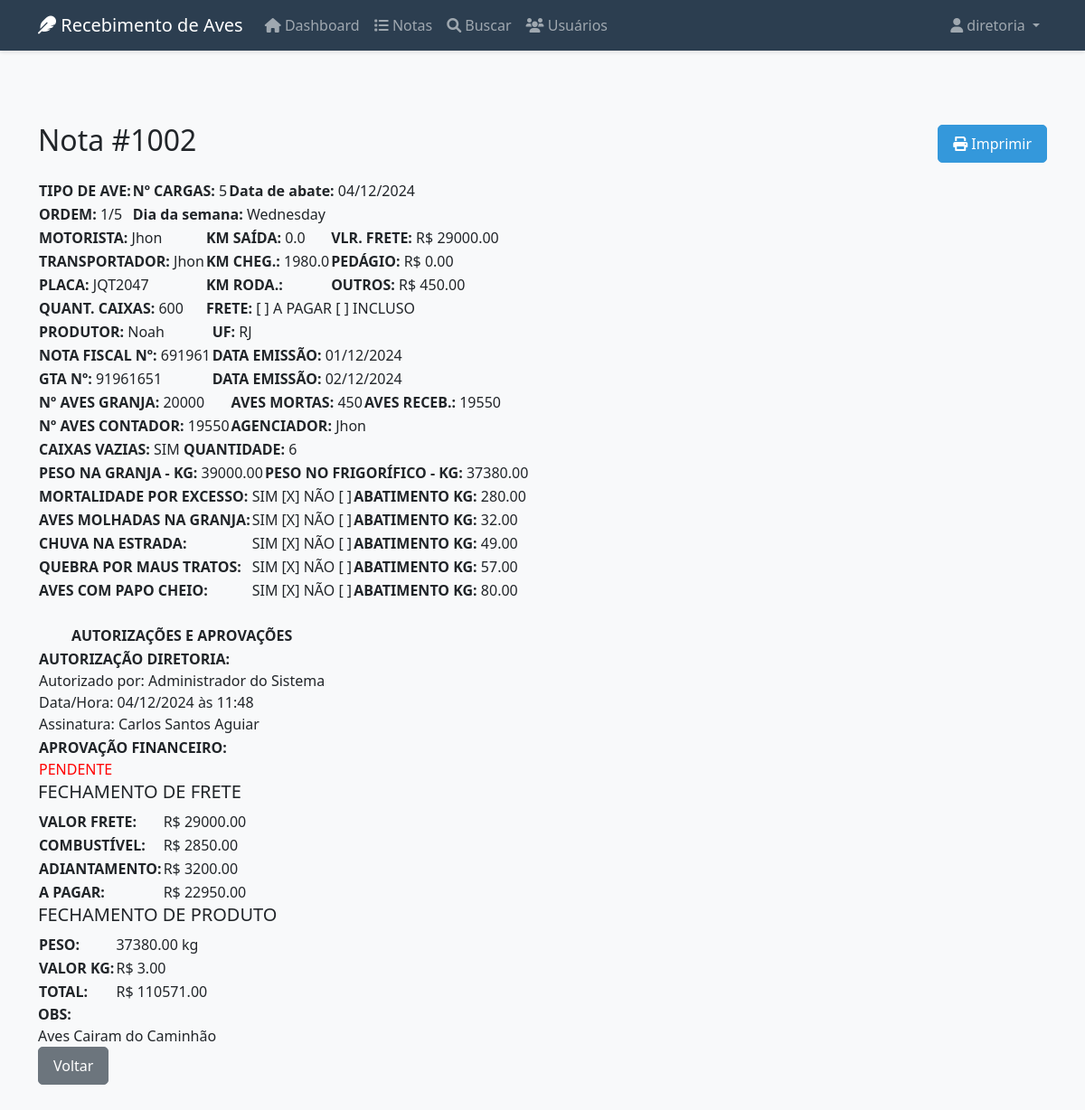
The app's page /ver_nota/2 (signed in) with its own data.
### app.py (models this page shows, shortened)
class User(UserMixin, db.Model):
    id = db.Column(db.Integer, primary_key=True)
    username = db.Column(db.String(80), unique=True, nullable=False)
    password_hash = db.Column(db.String(120), nullable=False)
    role = db.Column(db.String(20), nullable=False)  # 'diretoria', 'financeiro', 'usuario', 'visualizador'
    nome_completo = db.Column(db.String(100))
    email = db.Column(db.String(120))
    data_criacao = db.Column(db.DateTime, default=datetime.now)
    ativo = db.Column(db.Boolean, default=True)
    criado_por_id = db.Column(db.Integer, db.ForeignKey('user.id'))
    @property
    def is_diretoria(self):
        return self.role == 'diretoria'
    @property
    def is_financeiro(self):
        return self.role == 'financeiro'
    @property
    def can_edit_notes(self):
        return self.role == 'usuario'

class Nota(db.Model):
    id = db.Column(db.Integer, primary_key=True)
    numero = db.Column(db.Integer, unique=True, nullable=False)
    tipo_ave = db.Column(db.String(50), nullable=True)
    num_cargas = db.Column(db.Integer, nullable=True)
    ordem_carga = db.Column(db.String(10), nullable=True)
    data_abate = db.Column(db.DateTime, nullable=True)
    dia_semana = db.Column(db.String(20), nullable=True)
    motorista = db.Column(db.String(100), nullable=True)
    transportadora = db.Column(db.String(100), nullable=True)
    placa_veiculo = db.Column(db.String(20), nullable=True)
    qtd_caixas = db.Column(db.Integer, nullable=True)
    frete_status = db.Column(db.String(20), nullable=True)
    km_saida = db.Column(db.Float, nullable=True)
    km_chegada = db.Column(db.Float, nullable=True)
    valor_frete = db.Column(db.Float, nullable=True)
    pedagios = db.Column(db.Float, nullable=True)
    outras_despesas = db.Column(db.Float, nullable=True)
    produtor = db.Column(db.String(100), nullable=True)
    estado = db.Column(db.String(2), nullable=True)
    nota_fiscal = db.Column(db.String(50), nullable=True)
    data_nf = db.Column(db.DateTime, nullable=True)
    gta = db.Column(db.String(50), nullable=True)
    data_gta = db.Column(db.DateTime, nullable=True)
    aves_granja = db.Column(db.Integer, nullable=True)
    aves_mortas = db.Column(db.Integer, nullable=True)
    aves_recebidas = db.Column(db.Integer, nullable=True)
    aves_contador = db.Column(db.Integer, nullable=True)
    agenciador = db.Column(db.String(100), nullable=True)
    caixas_vazias = db.Column(db.Integer, default=0)
    peso_granja = db.Column(db.Float, nullable=True)
    peso_frigorifico = db.Column(db.Float, nullable=True)
    mortalidade_excesso = db.Column(db.Float, default=0)
    aves_molhadas_granja = db.Column(db.Float, default=0)
    aves_molhadas_chuva = db.Column(db.Float, default=0)
    quebra_maus_tratos = db.Column(db.Float, default=0)
    aves_papo_cheio = db.Column(db.Float, default=0)
    outras_quebras = db.Column(db.Float, default=0)
    descricao_quebras = db.Column(db.String(200))
    adiantamento_frete = db.Column(db.Float, default=0)
    valor_combustivel = db.Column(db.Float, default=0)
    valor_kg = db.Column(db.Float, nullable=True)
    status = db.Column(db.String(20), default='incompleta')
    campos_pendentes = db.Column(db.String(200), nullable=True)
    data_criacao = db.Column(db.DateTime, default=datetime.utcnow)
    autorizado_por = db.Column(db.Integer, db.ForeignKey('user.id'))
    autorizado_por_usuario = db.relationship('User', foreign_keys=[autorizado_por])
    autorizada = db.Column(db.Boolean, default=False)
    data_autorizacao = db.Column(db.DateTime)
    assinatura_autorizador = db.Column(db.String(100))
    verificado_por = db.Column(db.Integer, db.ForeignKey('user.id'))
    verificado_por_usuario = db.relationship('User', foreign_keys=[verificado_por])
    verificado_financeiro = db.Column(db.Boolean, default=False)
    aprovado_financeiro = db.Column(db.Boolean, default=False)
    data_aprovacao_financeiro = db.Column(db.DateTime)
    observacoes_financeiro = db.Column(db.Text)
    def calcular_valor_total(self):
        peso_liquido = (self.peso_frigorifico or 0) - (
            (self.mortalidade_excesso or 0) +
            (self.aves_molhadas_granja or 0) +
            (self.aves_molhadas_chuva or 0) +
            (self.quebra_maus_tratos or 0) +
            (self.aves_papo_cheio or 0) +
            (self.outras_quebras or 0)
        )
        return peso_liquido * (self.valor_kg or 0) if peso_liquido > 0 else 0

### app.py (the view)
@app.route('/ver_nota/<int:id>')
@login_required
def ver_nota(id):
    nota = Nota.query.get_or_404(id)
    return render_template('ver_nota.html', nota=nota)

### templates/ver_nota.html (shortened to what this page needs)
{% extends "base.html" %}
{% block head %}
<link rel="stylesheet" href="{{ url_for('static', filename='css/print.css') }}" media="print">
{% endblock %}
{% block content %}
<div class="container mt-4">
    <div class="d-flex justify-content-between align-items-center mb-3">
        <h2>Nota #{{ nota.numero }}</h2>
        <button onclick="window.print()" class="btn btn-primary no-print">
            <i class="fas fa-print"></i> Imprimir
        </button>
    </div>
    <div class="print-container">
        <table class="print-table">
            <tr>
                <td colspan="2">
                    <strong>TIPO DE AVE:</strong>
                </td>
                <td><strong>Nº CARGAS:</strong> {{ nota.num_cargas }}</td>
                <td colspan="2"><strong>Data de abate:</strong> {{ nota.data_abate.strftime('%d/%m/%Y') if nota.data_abate }}</td>
            </tr>
            <tr>
                <td colspan="2"><strong>ORDEM:</strong> {{ nota.ordem_carga }}</td>
                <td colspan="3"><strong>Dia da semana:</strong> {{ nota.dia_semana }}</td>
            </tr>
        </table>
        <table class="print-table">
            <tr>
                <td><strong>MOTORISTA:</strong> {{ nota.motorista }}</td>
                <td><strong>KM SAÍDA:</strong> {{ nota.km_saida }}</td>
                <td><strong>VLR. FRETE:</strong> R$ {{ "%.2f"|format(nota.valor_frete) }}</td>
            </tr>
            <tr>
                <td><strong>TRANSPORTADOR:</strong> {{ nota.transportadora }}</td>
                <td><strong>KM CHEG.:</strong> {{ nota.km_chegada }}</td>
                <td><strong>PEDÁGIO:</strong> R$ {{ "%.2f"|format(nota.pedagios) }}</td>
            </tr>
            <tr>
                <td><strong>PLACA:</strong> {{ nota.placa_veiculo }}</td>
                <td><strong>KM RODA.:</strong> {{ nota.km_chegada - nota.km_saida if nota.km_chegada and nota.km_saida else '' }}</td>
                <td><strong>OUTROS:</strong> R$ {{ "%.2f"|format(nota.outras_despesas) }}</td>
            </tr>
            <tr>
                <td><strong>QUANT. CAIXAS:</strong> {{ nota.qtd_caixas }}</td>
                <td colspan="2">
                    <strong>FRETE:</strong>
                    {% if nota.frete_status == 'A PAGAR' %}[X]{% else %}[ ]{% endif %} A PAGAR
                    {% if nota.frete_status == 'INCLUSO' %}[X]{% else %}[ ]{% endif %} INCLUSO
                </td>
            </tr>
        </table>
        <table class="print-table">
            <tr>
                <td colspan="2"><strong>PRODUTOR:</strong> {{ nota.produtor }}</td>
                <td><strong>UF:</strong> {{ nota.estado }}</td>
            </tr>
            <tr>
                <td><strong>NOTA FISCAL Nº:</strong> {{ nota.nota_fiscal }}</td>
                <td colspan="2"><strong>DATA EMISSÃO:</strong> {{ nota.data_nf.strftime('%d/%m/%Y') if nota.data_nf }}</td>
            </tr>
            <tr>
                <td><strong>GTA Nº:</strong> {{ nota.gta }}</td>
                <td colspan="2"><strong>DATA EMISSÃO:</strong> {{ nota.data_gta.strftime('%d/%m/%Y') if nota.data_gta }}</td>
            </tr>
        </table>
        <table class="print-table">
            <tr>
                <td><strong>Nº AVES GRANJA:</strong> {{ nota.aves_granja }}</td>
                <td><strong>AVES MORTAS:</strong> {{ nota.aves_mortas }}</td>
                <td><strong>AVES RECEB.:</strong> {{ nota.aves_recebidas }}</td>
            </tr>
            <tr>
                <td><strong>Nº AVES CONTADOR:</strong> {{ nota.aves_contador }}</td>
                <td colspan="2"><strong>AGENCIADOR:</strong> {{ nota.agenciador }}</td>
            </tr>
            <tr>
                <td colspan="3">
                    <strong>CAIXAS VAZIAS:</strong>
                    {% if nota.caixas_vazias %}SIM{% else %}NÃO{% endif %}
                    <strong>QUANTIDADE:</strong> {{ nota.caixas_vazias }}
                </td>
            </tr>
        </table>
        <table class="print-table">
            <tr>
                <td colspan="2"><strong>PESO NA GRANJA - KG:</strong> {{ "%.2f"|format(nota.peso_granja) }}</td>
                <td colspan="2"><strong>PESO NO FRIGORÍFICO - KG:</strong> {{ "%.2f"|format(nota.peso_frigorifico) }}</td>
            </tr>
        </table>
        <table class="print-table">
            <tr>
                <td><strong>MORTALIDADE POR EXCESSO:</strong></td>
                <td>SIM {% if nota.mortalidade_excesso %}[X]{% else %}[ ]{% endif %} NÃO {% if not nota.mortalidade_excesso %}[X]{% else %}[ ]{% endif %}</td>
                <td><strong>ABATIMENTO KG:</strong> {{ "%.2f"|format(nota.mortalidade_excesso) }}</td>
            </tr>
            <tr>
                <td><strong>AVES MOLHADAS NA GRANJA:</strong></td>
                <td>SIM {% if nota.aves_molhadas_granja %}[X]{% else %}[ ]{% endif %} NÃO {% if not nota.aves_molhadas_granja %}[X]{% else %}[ ]{% endif %}</td>
                <td><strong>ABATIMENTO KG:</strong> {{ "%.2f"|format(nota.aves_molhadas_granja) }}</td>
            </tr>
            <tr>
                <td><strong>CHUVA NA ESTRADA:</strong></td>
                <td>SIM {% if nota.aves_molhadas_chuva %}[X]{% else %}[ ]{% endif %} NÃO {% if not nota.aves_molhadas_chuva %}[X]{% else %}[ ]{% endif %}</td>
                <td><strong>ABATIMENTO KG:</strong> {{ "%.2f"|format(nota.aves_molhadas_chuva) }}</td>
            </tr>
            <tr>
                <td><strong>QUEBRA POR MAUS TRATOS:</strong></td>
                <td>SIM {% if nota.quebra_maus_tratos %}[X]{% else %}[ ]{% endif %} NÃO {% if not nota.quebra_maus_tratos %}[X]{% else %}[ ]{% endif %}</td>
                <td><strong>ABATIMENTO KG:</strong> {{ "%.2f"|format(nota.quebra_maus_tratos) }}</td>
            </tr>
            <tr>
                <td><strong>AVES COM PAPO CHEIO:</strong></td>
                <td>SIM {% if nota.aves_papo_cheio %}[X]{% else %}[ ]{% endif %} NÃO {% if not nota.aves_papo_cheio %}[X]{% else %}[ ]{% endif %}</td>
                <td><strong>ABATIMENTO KG:</strong> {{ "%.2f"|format(nota.aves_papo_cheio) }}</td>
            </tr>
        </table>
        <table class="print-table mt-4">
            <tr>
                <td colspan="3" style="text-align: center;"><strong>AUTORIZAÇÕES E APROVAÇÕES</strong></td>
            </tr>
            <tr>
                <td colspan="3">
                    <strong>AUTORIZAÇÃO DIRETORIA:</strong><br>
                    {% if nota.autorizada %}
                        Autorizado por: {{ nota.autorizado_por_usuario.nome_completo }}<br>
                        Data/Hora: {{ nota.data_autorizacao.strftime('%d/%m/%Y às %H:%M') }}<br>
                        Assinatura: {{ nota.assinatura_autorizador }}
                    {% else %}
                        <span style="color: red;">PENDENTE</span>
                    {% endif %}
                </td>
            </tr>
            <tr>
                <td colspan="3">
                    <strong>APROVAÇÃO FINANCEIRO:</strong><br>
                    {% if nota.aprovado_financeiro %}
                        Aprovado por: {{ nota.verificado_por_usuario.nome_completo }}<br>
                        Data/Hora: {{ nota.data_aprovacao_financeiro.strftime('%d/%m/%Y às %H:%M') }}
                        {% if nota.observacoes_financeiro %}
                            <br>Observações: {{ nota.observacoes_financeiro }}
                        {% endif %}
                    {% else %}
                        <span style="color: red;">PENDENTE</span>
                    {% endif %}
                </td>
            </tr>
        </table>
        <div class="print-section">
            <div class="print-column">
                <h5>FECHAMENTO DE FRETE</h5>
                <table class="print-table">
                    <tr>
                        <td><strong>VALOR FRETE:</strong></td>
                        <td>R$ {{ "%.2f"|format(nota.valor_frete) }}</td>
                    </tr>
                    <tr>
                        <td><strong>COMBUSTÍVEL:</strong></td>
                        <td>R$ {{ "%.2f"|format(nota.valor_combustivel) }}</td>
                    </tr>
                    <tr>
                        <td><strong>ADIANTAMENTO:</strong></td>
                        <td>R$ {{ "%.2f"|format(nota.adiantamento_frete) }}</td>
                    </tr>
                    <tr>
                        <td><strong>A PAGAR:</strong></td>
                        <td>R$ {{ "%.2f"|format(nota.valor_frete - nota.valor_combustivel - nota.adiantamento_frete) }}</td>
                    </tr>
                </table>
            </div>
            <div class="print-column">
                <h5>FECHAMENTO DE PRODUTO</h5>
                <table class="print-table">
                    <tr>
                        <td><strong>PESO:</strong></td>
                        <td>{{ "%.2f"|format(nota.peso_frigorifico) }} kg</td>
                    </tr>
                    <tr>
                        <td><strong>VALOR KG:</strong></td>
                        <td>R$ {{ "%.2f"|format(nota.valor_kg) }}</td>
                    </tr>
                    <tr>
                        <td><strong>TOTAL:</strong></td>
                        <td>R$ {{ "%.2f"|format(nota.calcular_valor_total()) }}</td>
                    </tr>
                </table>
            </div>
        </div>
        <div class="print-section">
            <strong>OBS:</strong>
            <div class="obs-box">{{ nota.descricao_quebras }}</div>
        </div>
    </div>
    <div class="card-footer">
        <a href="{{ url_for('lista_notas') }}" class="btn btn-secondary">Voltar</a>
    </div>
</div>
{% endblock %}

### templates/base.html (shortened to what this page needs)
<!DOCTYPE html>
<html lang="pt-br">
<head>
    <link href="https://cdn.jsdelivr.net/npm/bootstrap@5.3.0/dist/css/bootstrap.min.css" rel="stylesheet">
    <link href="https://cdnjs.cloudflare.com/ajax/libs/font-awesome/6.0.0/css/all.min.css" rel="stylesheet">
    <link href="{{ url_for('static', filename='css/style.css') }}" rel="stylesheet">
    {% block head %}{% endblock %}
</head>
<body>
    {% if current_user.is_authenticated %}
    <nav class="navbar navbar-expand-lg navbar-dark bg-primary">
        <div class="container">
            <a class="navbar-brand" href="{{ url_for('dashboard') }}">
                <i class="fas fa-feather"></i> Recebimento de Aves
            </a>
            <div class="collapse navbar-collapse" id="navbarNav">
                <ul class="navbar-nav me-auto">
                    <li class="nav-item">
                        <a class="nav-link" href="{{ url_for('dashboard') }}">
                            <i class="fas fa-home"></i> Dashboard
                        </a>
                    </li>
                    <li class="nav-item">
                        <a class="nav-link" href="{{ url_for('lista_notas') }}">
                            <i class="fas fa-list"></i> Notas
                        </a>
                    </li>
                    <li class="nav-item">
                        <a class="nav-link" href="{{ url_for('buscar_notas') }}">
                            <i class="fas fa-search"></i> Buscar
                        </a>
                    </li>
                    {% if current_user.is_diretoria %}
                    <li class="nav-item">
                        <a class="nav-link" href="{{ url_for('lista_usuarios') }}">
                            <i class="fas fa-users"></i> Usuários
                        </a>
                    </li>
                    {% endif %}
                </ul>
                <ul class="navbar-nav">
                    <li class="nav-item dropdown">
                        <a class="nav-link dropdown-toggle" href="#" id="userDropdown" role="button"
                           data-bs-toggle="dropdown">
                            <i class="fas fa-user"></i> {{ current_user.username }}
                        </a>
                    </li>
                </ul>
            </div>
        </div>
    </nav>
    {% endif %}
    <main class="py-4">
        {% block content %}{% endblock %}
    </main>
</body>
</html>

### records on screen
User: username "diretoria", autorizado_por_usuario.nome_completo "Administrador do Sistema"
Nota: numero "1002", num_cargas "5", data_abate "04/12/2024", ordem_carga "1/5", dia_semana "Wednesday", motorista "Jhon", km_saida "0.0", valor_frete "29000.00", transportadora "Jhon", km_chegada "1980.0", pedagios "0.00", placa_veiculo "JQT2047", outras_despesas "450.00", qtd_caixas "600", produtor "Noah", estado "RJ", nota_fiscal "691961", data_nf "01/12/2024", gta "91961651", data_gta "02/12/2024", aves_granja "20000", aves_mortas "450", aves_recebidas "19550", aves_contador "19550", agenciador "Jhon", caixas_vazias "6", peso_granja "39000.00", peso_frigorifico "37380.00", mortalidade_excesso "280.00", aves_molhadas_granja "32.00", aves_molhadas_chuva "49.00", quebra_maus_tratos "57.00", aves_papo_cheio "80.00", data_autorizacao "04/12/2024 às 11:48", assinatura_autorizador "Carlos Santos Aguiar", valor_combustivel "2850.00", adiantamento_frete "3200.00", valor_frete+valor_combustivel+adiantamento_frete "22950.00", valor_kg "3.00", calcular_valor_total "110571.00", descricao_quebras "Aves Cairam do Caminhão"
